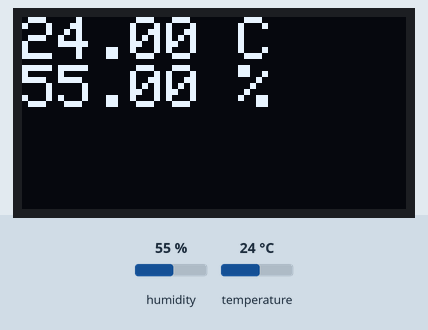
This sketch was run on a simulated Arduino Uno, built with avr-gcc and run on an emulated ATmega328P. On the bench: 128×64 one-colour display. The test bench sets the inputs (shaded band); at power-on: humidity 55 %, temperature 24 °C.

Above: at 2.8 s.
2.9 s: humidity set to 22 %
At 5.3 s:
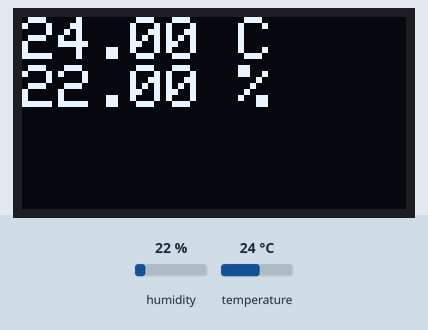
5.6 s: temperature set to 12 °C
At 6.8 s:
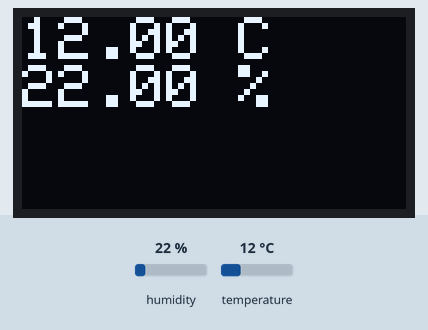
8.3 s: humidity set to 40 %
At 11.1 s:
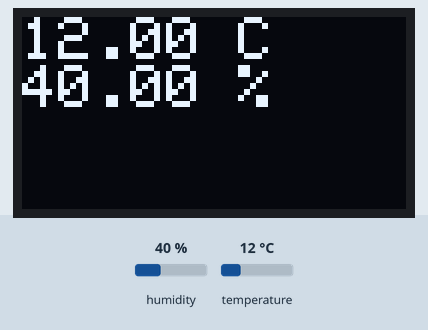
11.7 s: temperature set to 19 °C
At 12.7 s:
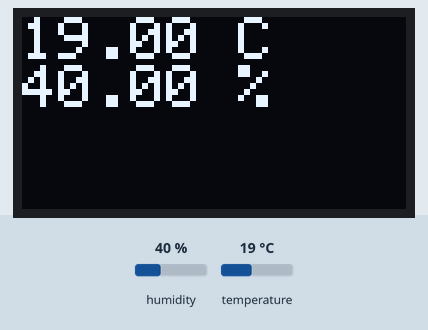
Timing chart, 0 to 14.7 s (numbered marks = the images above; inputs shaded):
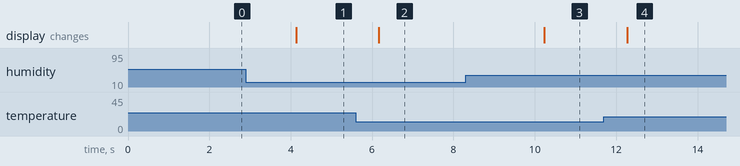

Measured:
- after the input at 2.9 s, the display: changes after 1.2 s (image 1)
- after the input at 5.6 s, the display: changes after 0.57 s (image 2)
- after the input at 8.3 s, the display: changes after 1.9 s (image 3)
- after the input at 11.7 s, the display: changes after 0.57 s (image 4)

The sketch:

oled_dht.ino
```cpp
#include <Wire.h>
#include <Adafruit_GFX.h>
#include <Adafruit_SSD1306.h>
#include <DHT.h>
Adafruit_SSD1306 display(128, 64, &Wire, -1);
DHT dht(4, DHT22);
void setup() {
  Serial.begin(115200);
  dht.begin();
  display.begin(SSD1306_SWITCHCAPVCC, 0x3C);
}
void loop() {
  float t = dht.readTemperature(), h = dht.readHumidity();
  display.clearDisplay();
  display.setTextSize(2); display.setTextColor(SSD1306_WHITE); display.setCursor(0, 0);
  display.print(t); display.println(" C");
  display.print(h); display.println(" %");
  display.display();
  delay(2000);
}
```
